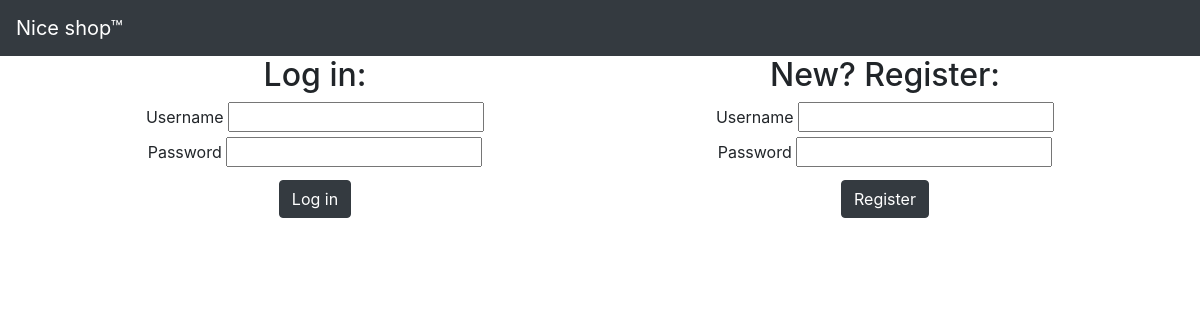
Before: / with the older database file.
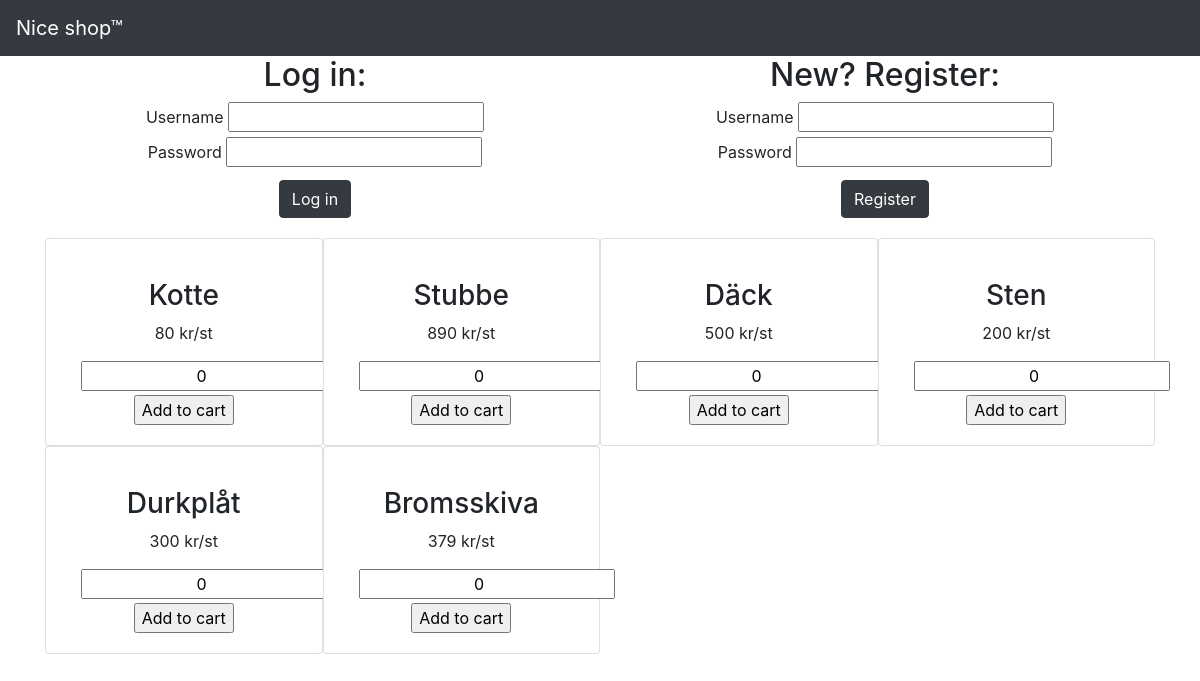
After: the same page with the newer database file.
### tables this page shows
CREATE TABLE `products` (
  `product_id` int(11) NOT NULL,
  `product_name` varchar(20) NOT NULL,
  `price` int(11) NOT NULL,
  `image` varchar(50) NOT NULL
);

### index.php (the view, shortened to what this page needs)
<!DOCTYPE html>
<html lang="en">
<head>
    <link rel="stylesheet" href="https://use.fontawesome.com/releases/v5.3.1/css/all.css">
    <link rel="stylesheet" href="https://stackpath.bootstrapcdn.com/bootstrap/4.1.3/css/bootstrap.min.css">
    <link rel="stylesheet" type="text/css" href="css/style.css">
</head>
<body>
<?php
    include("includes/database_connection.php");
?>
<header>
    <nav class="navbar navbar-dark bg-dark">
        <a class="navbar-brand" href="index.php">Nice shop™</a>
    </nav>
</header>
<div class="container">
    <?php
        if(isset($_SESSION["username"])){ ?>
            <h2 style="text-align:center;float:left">Hej <?=$_SESSION["username"]?>!</h2>
            <a href="includes/logout.php" style="width:100px;display:block;float:right;" class="btn btn-danger mt-1 mx-auto">Log out</a>
        <?php }
        else{ ?>
        <div class="row">
            <div class="col-6">
                <h2 style="text-align:center">Log in:</h2>
                <form action="includes/login.php" method="POST">
                    <label for="login_username">Username</label>
                    <input type="text" name="username" id="login_username"> <br>
                    <label for="login_password">Password</label>
                    <input type="password" name="password" id="login_password"> <br>
                    <input type="submit" class="btn btn-dark" value="Log in">
                </form>
            </div>
            <div class="col-6">
                <h2 style="text-align:center">New? Register:</h2>
                <form action="includes/register.php" method="POST">
                    <label for="register_username">Username</label>
                    <input type="text" name="username" id="register_username"> <br>
                    <label for="register_password">Password</label>
                    <input type="password" name="password" id="register_password"> <br>
                    <input type="submit" class="btn btn-dark" value="Register">
                </form>
            </div>
        </div>
    <?php }
	?>
    <div class="row box">
        <?php
        $statement = $pdo->prepare("SELECT * FROM products");
        $statement->execute();
        $fetched_stock = $statement->fetchAll(PDO::FETCH_ASSOC);
        foreach($fetched_stock as $product){
            if(date(D) === "Mon"){
                $newPrice = $product["price"] * 0.5;
            }
            elseif(date(D) === "Wed"){
                $newPrice = $product["price"] * 1.1;
            }
            elseif(date(D) === "Fri" && $product["price"] > 200){
                $newPrice = $product["price"] - 20;
            }
            else{
                $newPrice = $product["price"];
            }
            ?>
            <div class="card col-6 col-md-4 col-xl-3">
                <div class="card-body centerText">
					<h3 class="card-text"><?=$product["product_name"]?></h3>
					<p class="card-text"><?=$newPrice?> kr/st</p>
                    <form action="includes/add-to-cart.php" method="POST">
                        <input type="number" class="centerText" name="<?=$product["product_name"]?>Amount" value="0"/>
                        <input class="mt-1" type="submit" value="Add to cart">
                    </form>
                </div>
            </div>
        <?php
        } ?>
    </div>
</div>
</body>
</html>

### css/style.css (style rules this page uses)
form { text-align: center; margin: 0 auto; }
.box { margin: 20px auto; }
.centerText { text-align: center; }

Changed rows visible on the page:
added products: product_name "Kotte", price "80"
added products: product_name "Stubbe", price "890"
added products: product_name "Däck", price "500"
added products: product_name "Sten", price "200"
added products: product_name "Durkplåt", price "300"
added products: product_name "Bromsskiva", price "379"
